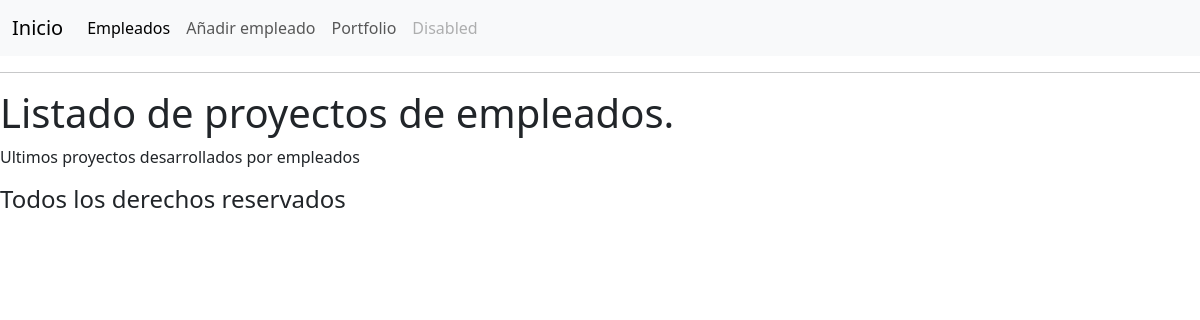
/portfolio/, run on an earlier commit of the app's database.
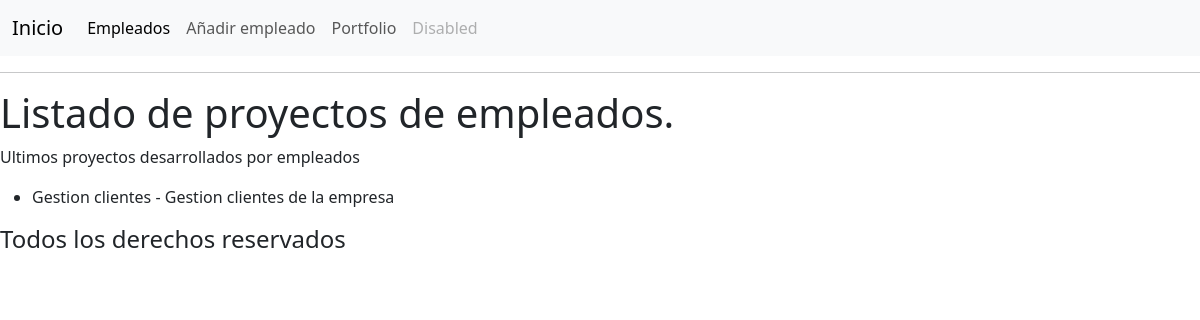
And on a later commit of the database.
### empleados/models.py (models this page shows, shortened)
class GestionPortfolios(models.Model):
    nombre = models.CharField(max_length=100)
    detalle = models.CharField(max_length=100)
    empleado = models.ForeignKey(Empleado, on_delete=models.CASCADE)

### empleados/views.py (the view)
# urls.py: path('portfolio/', views.portfolio_list, name='portfolio'),
def portfolio_list(request):
    proyectos = GestionPortfolios.objects.all()
    return render(request, 'empleados/portfolio.html', {'proyectos': proyectos})

### empleados/templates/empleados/portfolio.html (shortened to what this page needs)
{% extends 'empleados/base.html' %}
{% block content %}
    <h1>Listado de proyectos de empleados.</h1>
    <p>Ultimos proyectos desarrollados por empleados</p>
    <ul>
        {% for pro in proyectos %}
            <li>{{ pro.nombre }} - {{ pro.detalle }}</li>
        {% endfor %}
    </ul>
 {% endblock %}

### empleados/templates/empleados/base.html (shortened to what this page needs)
<!DOCTYPE html>
<html>
<head>
    <link href="https://cdn.jsdelivr.net/npm/bootstrap@5.3.7/dist/css/bootstrap.min.css" rel="stylesheet">
</head>
<body>
<nav class="navbar navbar-expand-lg bg-body-tertiary">
    <div class="container-fluid">
        <a class="navbar-brand" href="{% url 'index'%}">Inicio</a>
        <div class="collapse navbar-collapse" id="navbarNav">
            <ul class="navbar-nav">
                <li class="nav-item">
                    <a class="nav-link active" aria-current="page" href="{% url 'empleados' %}">Empleados</a>
                </li>
                <li class="nav-item">
                    <a class="nav-link" href="{% url 'nuevo' %}">Añadir empleado</a>
                </li>
                <li class="nav-item">
                    <a class="nav-link" href="{% url 'portfolio' %}">Portfolio</a>
                </li>
                <li class="nav-item">
                    <a class="nav-link disabled" aria-disabled="true">Disabled</a>
                </li>
            </ul>
        </div>
    </div>
</nav>
<hr>
<main>
    {% block content %}{% endblock %}
<h4>Todos los derechos reservados</h4>
</main>
</body>
</html>

What changed in the data, as far as the page shows it:
added GestionPortfolios: nombre "Gestion clientes", detalle "Gestion clientes de la empresa"
